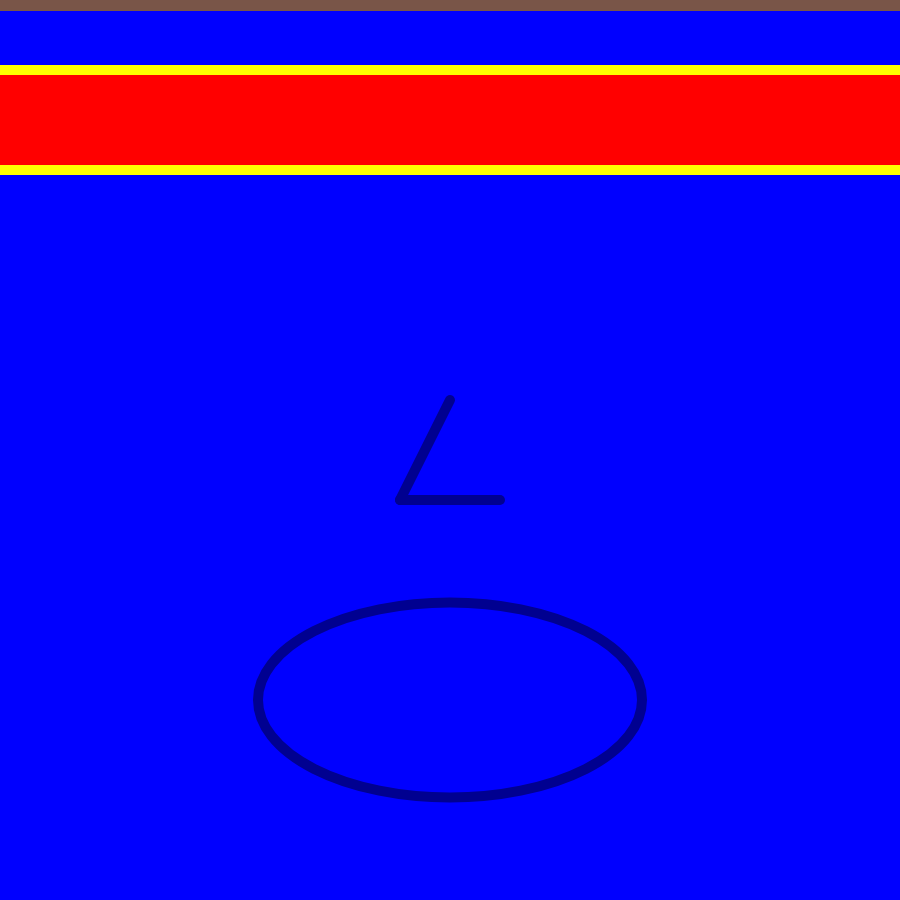
Frame 1 (no input)
Frame 60 (no input): identical to frame 1, image omitted
Frame 120 (the mouse pressed at the canvas centre since frame 60): identical to frame 1, image omitted

The p5.js sketch that drew this single still picture (run headless with seeded random() and noise() and a simulated clock; from frame 60 on, the mouse is pressed at the canvas centre):

// p5.js sketch
// ── sketch.js
function setup() {
  createCanvas(900, 900);
}

function draw() {
  background(0,0,255);
  
    strokeWeight(10)
  stroke(121,85,72)
  rect(0,5,1000,1)
  
stroke(255,255,0)
  
  strokeWeight(10)
   fill(255,0,0)  
  rect(-5,70,1000,100)

   
  strokeWeight(10)
  stroke(0,0,144)
  line(400,500,450,400) 
line(400,500,500,500)
  noFill()
ellipse(450,700,384,195)
 


}
